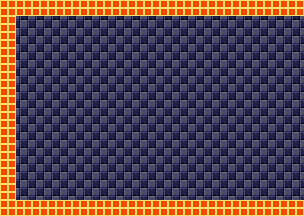

This game map was drawn from its Tiled (.tmx) file and the tilesets committed beside it. A one-line description and the full map source follow:
An orthogonal 38x27 tile map with 8x8 px tiles, 1 tile layer (Tile Layer 1).

<map version="1.5" tiledversion="1.7.1" orientation="orthogonal" renderorder="right-down" width="38" height="27" tilewidth="8" tileheight="8" infinite="0" nextlayerid="2" nextobjectid="1">
 <tileset firstgid="1" source="tilesheets/tsKarniMata.tsx" />
 <layer id="1" name="Tile Layer 1" width="38" height="27">
  <data encoding="csv">
218,218,218,218,218,218,218,218,218,218,218,218,218,218,218,218,218,218,218,218,218,218,218,218,218,218,218,218,218,218,218,218,218,218,218,218,218,218,
218,218,218,218,218,218,218,218,218,218,218,218,218,218,218,218,218,218,218,218,218,218,218,218,218,218,218,218,218,218,218,218,218,218,218,218,218,218,
218,218,425,457,425,457,425,457,425,457,425,457,425,457,425,457,425,457,425,457,425,457,425,457,425,457,425,457,425,457,425,457,425,457,425,457,425,457,
218,218,457,425,457,425,457,425,457,425,457,425,457,425,457,425,457,425,457,425,457,425,457,425,457,425,457,425,457,425,457,425,457,425,457,425,457,425,
218,218,425,457,425,457,425,457,425,457,425,457,425,457,425,457,425,457,425,457,425,457,425,457,425,457,425,457,425,457,425,457,425,457,425,457,425,457,
218,218,457,425,457,425,457,425,457,425,457,425,457,425,457,425,457,425,457,425,457,425,457,425,457,425,457,425,457,425,457,425,457,425,457,425,457,425,
218,218,425,457,425,457,425,457,425,457,425,457,425,457,425,457,425,457,425,457,425,457,425,457,425,457,425,457,425,457,425,457,425,457,425,457,425,457,
218,218,457,425,457,425,457,425,457,425,457,425,457,425,457,425,457,425,457,425,457,425,457,425,457,425,457,425,457,425,457,425,457,425,457,425,457,425,
218,218,425,457,425,457,425,457,425,457,425,457,425,457,425,457,425,457,425,457,425,457,425,457,425,457,425,457,425,457,425,457,425,457,425,457,425,457,
218,218,457,425,457,425,457,425,457,425,457,425,457,425,457,425,457,425,457,425,457,425,457,425,457,425,457,425,457,425,457,425,457,425,457,425,457,425,
218,218,425,457,425,457,425,457,425,457,425,457,425,457,425,457,425,457,425,457,425,457,425,457,425,457,425,457,425,457,425,457,425,457,425,457,425,457,
218,218,457,425,457,425,457,425,457,425,457,425,457,425,457,425,457,425,457,425,457,425,457,425,457,425,457,425,457,425,457,425,457,425,457,425,457,425,
218,218,425,457,425,457,425,457,425,457,425,457,425,457,425,457,425,457,425,457,425,457,425,457,425,457,425,457,425,457,425,457,425,457,425,457,425,457,
218,218,457,425,457,425,457,425,457,425,457,425,457,425,457,425,457,425,457,425,457,425,457,425,457,425,457,425,457,425,457,425,457,425,457,425,457,425,
218,218,425,457,425,457,425,457,425,457,425,457,425,457,425,457,425,457,425,457,425,457,425,457,425,457,425,457,425,457,425,457,425,457,425,457,425,457,
218,218,457,425,457,425,457,425,457,425,457,425,457,425,457,425,457,425,457,425,457,425,457,425,457,425,457,425,457,425,457,425,457,425,457,425,457,425,
218,218,425,457,425,457,425,457,425,457,425,457,425,457,425,457,425,457,425,457,425,457,425,457,425,457,425,457,425,457,425,457,425,457,425,457,425,457,
218,218,457,425,457,425,457,425,457,425,457,425,457,425,457,425,457,425,457,425,457,425,457,425,457,425,457,425,457,425,457,425,457,425,457,425,457,425,
218,218,425,457,425,457,425,457,425,457,425,457,425,457,425,457,425,457,425,457,425,457,425,457,425,457,425,457,425,457,425,457,425,457,425,457,425,457,
218,218,457,425,457,425,457,425,457,425,457,425,457,425,457,425,457,425,457,425,457,425,457,425,457,425,457,425,457,425,457,425,457,425,457,425,457,425,
218,218,425,457,425,457,425,457,425,457,425,457,425,457,425,457,425,457,425,457,425,457,425,457,425,457,425,457,425,457,425,457,425,457,425,457,425,457,
218,218,457,425,457,425,457,425,457,425,457,425,457,425,457,425,457,425,457,425,457,425,457,425,457,425,457,425,457,425,457,425,457,425,457,425,457,425,
218,218,425,457,425,457,425,457,425,457,425,457,425,457,425,457,425,457,425,457,425,457,425,457,425,457,425,457,425,457,425,457,425,457,425,457,425,457,
218,218,457,425,457,425,457,425,457,425,457,425,457,425,457,425,457,425,457,425,457,425,457,425,457,425,457,425,457,425,457,425,457,425,457,425,457,425,
218,218,425,457,425,457,425,457,425,457,425,457,425,457,425,457,425,457,425,457,425,457,425,457,425,457,425,457,425,457,425,457,425,457,425,457,425,457,
218,218,218,218,218,218,218,218,218,218,218,218,218,218,218,218,218,218,218,218,218,218,218,218,218,218,218,218,218,218,218,218,218,218,218,218,218,218,
218,218,218,218,218,218,218,218,218,218,218,218,218,218,218,218,218,218,218,218,218,218,218,218,218,218,218,218,218,218,218,218,218,218,218,218,218,218
</data>
 </layer>
</map>
